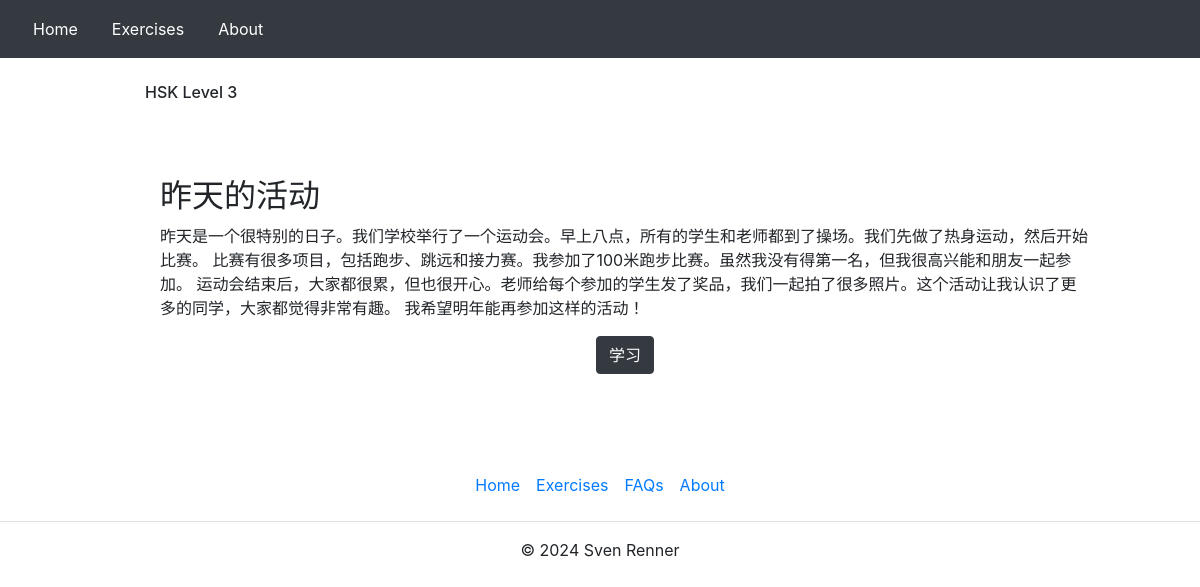
/chinese_hsk/hsk/3/, run on the app's committed database.
### chinese_hsk/models.py (models this page shows, shortened)
class TextMeta(models.Model):
    text_id = models.AutoField(primary_key=True)
    hsk_level = models.IntegerField()
    source = models.ForeignKey(Source, on_delete=models.CASCADE)  # Linking to Source

class TextTitle(models.Model):
    text_id = models.OneToOneField(TextMeta, on_delete=models.CASCADE)
    text_name = models.CharField(max_length=255)

class TextFull(models.Model):
    text_id = models.OneToOneField(TextMeta, on_delete=models.CASCADE)
    text_full = models.TextField()

### chinese_hsk/views.py (the view)
# urls.py: path('hsk/<int:hsk_level>/', hsk_texts, name='hsk_texts'),
def hsk_texts(request, hsk_level):
    texts = TextMeta.objects.filter(hsk_level=hsk_level).select_related('texttitle')
    context = {
        'texts': texts,
        'hsk_level': hsk_level,
    }
    return render(request, 'chinese_hsk/hsk_texts.html', context)

### chinese_hsk/templates/chinese_hsk/hsk_texts.html
{% extends "chinese_hsk/layout.html" %}
{% block body %}
<div class="container">
    <h6 style="margin: 25px 50px 75px 100px">HSK Level {{ hsk_level }} </h6>
    {% for text in texts %}
        <div class="col-md-auto" style="margin: 25px 50px 75px 100px">
            <h2>{{ text.texttitle.text_name }}</h2>
            <p>{{ text.textfull.text_full }}</p>
            {% if text.textparagraph_set.first %}
            <div class="text-center">
                <a href="{% url 'paragraph_blankedeasy' text_id=text.text_id p_number=1 %}"class="btn btn-dark">学习</a>
            </div>
            {% else %}
                <p><em>No paragraphs available for this text.</em></p>
            {% endif %}
        </div>
    {% empty %}
        <li>No texts available for this HSK level.</li>
    {% endfor %}
</div>
{% endblock %}

### data on the page
TextMeta: texttitle.text_name "昨天的活动", textfull.text_full "昨天是一个很特别的日子。我们学校举行了一个运动会。早上八点，所有的学生和老师都到了操场。我们先做了热身运动，然后开始比赛。 比赛有很多项目，包括跑步、跳远和接力赛。我参加了100米跑步比赛。虽然我没有得第一名，但我很高兴能和朋友一起参加。 运动会结束后，大家都很累，但也很开心。老师给每个参加的学生发了奖品，我们一起拍了很多照片。这个活动让我认识了更多的同学，大家都觉得非常有趣。 我希望明年能再参加这样的活动！", shows "学习"

### other printed values
{{ hsk_level }} "3"
